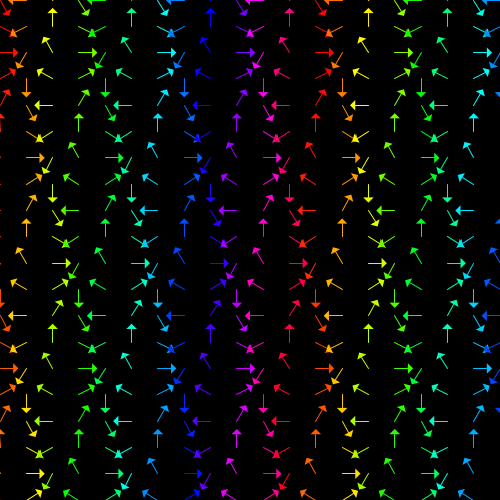
Frame 1 (no input)
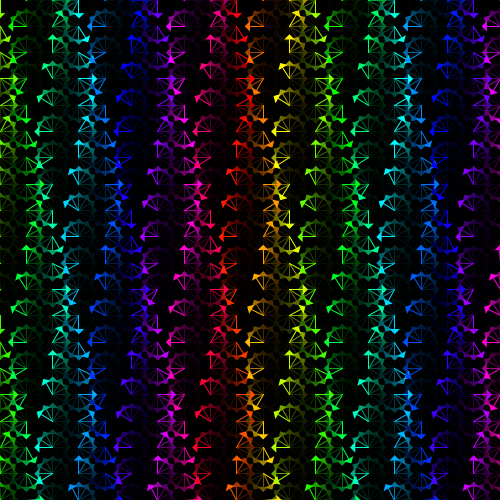
Frame 60 (the mouse pressed at the canvas centre just before this capture)
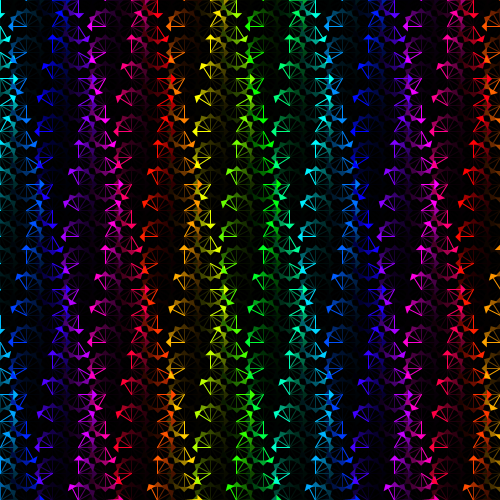
Frame 120 (the mouse held since frame 60 and released just before this capture)

The Processing sketch that drew these frames (run headless with seeded random() and noise(); from frame 60 on, the mouse is pressed at the canvas centre):

// Processing sketch: processing_152085
// ── processing_152085.pde

/*
 * Creative Coding
 * Week 2, 05 - Moving Patterns 1
 * by Indae Hwang and Jon McCormack
 * Copyright (c) 2014 Monash University
 *
 * This sketch builds on the previous sketches, drawing shapes based on the
 * current framerate. The movement of individual shapes combine to create a
 * gestalt field of motion. Use the arrow keys on your keyboard to change the
 * frame rate. 
 * 
 */

// variable used to store the current frame rate value
int frame_rate_value;

void setup() {
  size(500, 500);

  frame_rate_value = 6;
  frameRate(frame_rate_value);
  rectMode(CENTER);
  colorMode(HSB);
  background(0);
  
  //noLoop();
}


void draw() {

  //background(0);
  noStroke();
  fill(0,90);
  rect(width/2,height/2,width,height);

  int num = 20;
  int margin = 0;
  float gutter = 0; //distance between each cell
  float cellsize = ( width - (2 * margin) - gutter * (num - 1) ) / (num - 1);

  int circleNumber = 0; // counter
  for (int i=0; i<num; i++) {
    for (int j=0; j<num; j++) {
      circleNumber = (i * num) + j; // different way to calculate the circle number from w2_04

      float tx = margin + cellsize * i + gutter * i;
      float ty = margin + cellsize * j + gutter * j;

      movingCircle(tx, ty, cellsize, circleNumber);
    }
  }
} //end of draw 


void movingCircle(float x, float y, float size, int circleNum) {

  float finalAngle;
  finalAngle = frameCount + circleNum;

  //the rotating angle for each tempX and tempY postion is affected by frameRate and angle;  
  float tempX = x + (size / 2) * sin(PI / frame_rate_value * finalAngle);
  float tempY = y + (size / 2) * cos(PI / frame_rate_value * finalAngle);

  noStroke();
  fill(color((TWO_PI / frame_rate_value * finalAngle)%255,255,255));
  //rect(tempX, tempY, size/5, size/5);
  //rect(tempX, tempY, 1, size*5);
  pushMatrix();
  translate(tempX,tempY);
  rotate(-PI / frame_rate_value * finalAngle);
  triangle(-size/5,0,size/5,0,0,size/5);
  popMatrix();
  stroke(color((TWO_PI / frame_rate_value * finalAngle)%255,255,255));
  noFill();
  line(x, y, tempX, tempY);
}


/*
 * keyReleased function
 *
 * called automatically by Processing when a keyboard key is released
 */
void keyReleased() {

  // right arrow -- increase frame_rate_value
  if (keyCode == RIGHT && frame_rate_value < 60) {
    frame_rate_value++;
  }

  // left arrow -- decrease frame_rate_value
  if ( keyCode == LEFT && frame_rate_value > 1) {
    frame_rate_value--;
  }

  // set the frameRate and print current value on the screen
  frameRate(frame_rate_value);
  println("Current frame Rate is: " + frame_rate_value);
}
